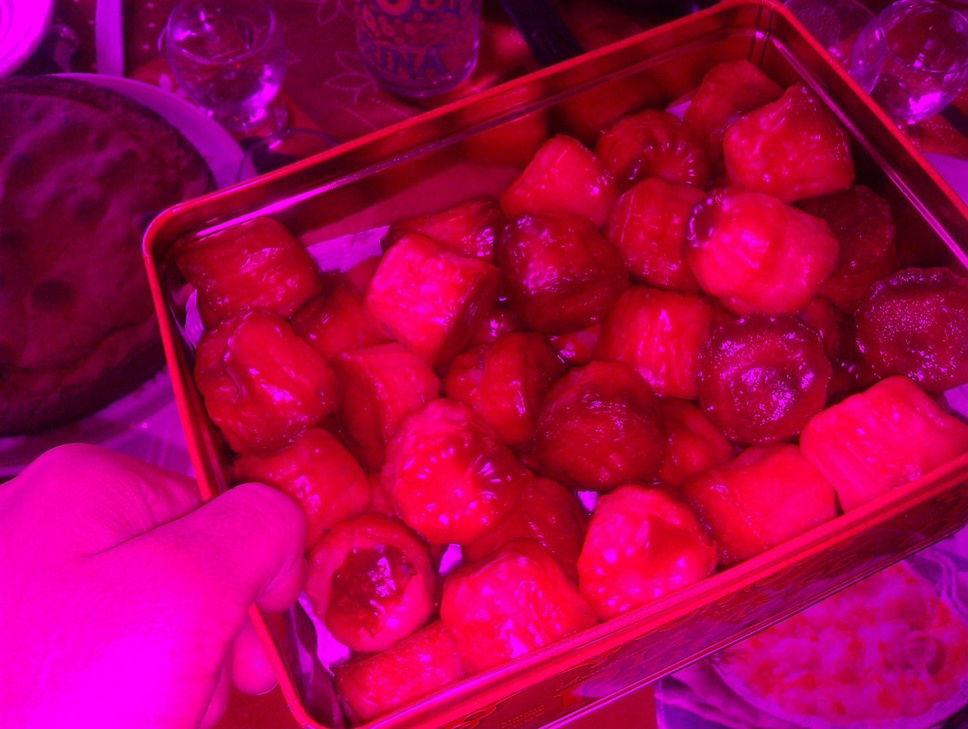
#> input picture IMAG0449_magenta.jpg, 968 x 729 px, shrunk from 2592 x 1952 before the run; the run also reads 1 picture not shown here
$ python 'Mélange final.py'
#> lines starting #> are read from the running program, lines starting #| are printed output that depends on the picture
from PIL import Image
import numpy as np
import os as os
import matplotlib.pyplot as plt
import matplotlib.image as im
os.chdir('C:\\Users\\pierre\\Desktop')
imm=Image.open("IMAG0449_magenta.jpg")
#> imm is the input picture: PIL image 968x729 RGB; mean R, G, B 165.8, 1.3, 74.9
tabm=np.array(imm)
imj=Image.open("IMAG0449_jaune.jpg")
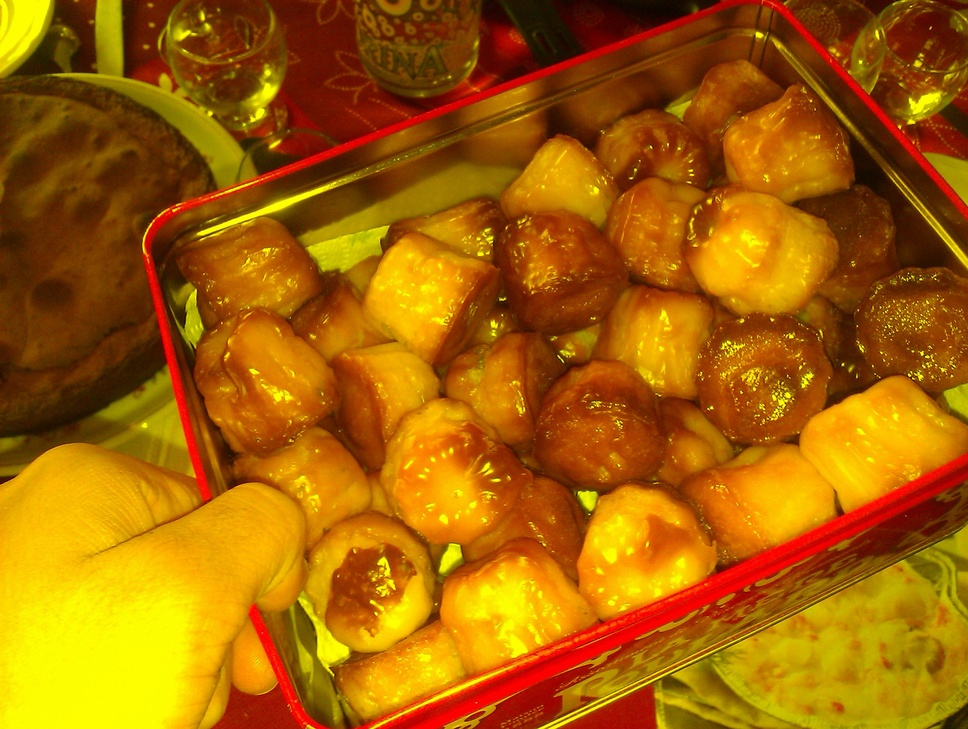
#> input picture IMAG0449_jaune.jpg, 968 x 729 px, shrunk from 2592 x 1952 before the run
#> imj is the input picture: PIL image 968x729 RGB; mean R, G, B 165.6, 98.6, 2.8
tabj=np.array(imj)
imbe=Image.open("IMAG0449_bleu.jpg")
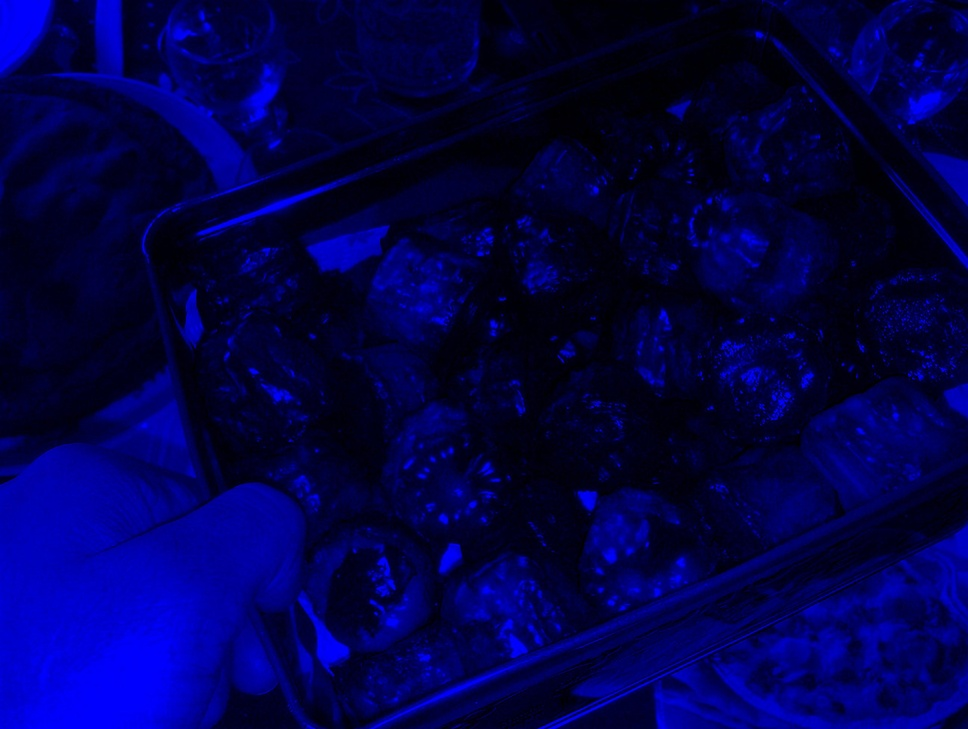
#> input picture IMAG0449_bleu.jpg, 968 x 729 px, shrunk from 2592 x 1952 before the run
#> imbe is the input picture: PIL image 968x729 RGB; mean R, G, B 0.9, 0.6, 74.3
tabbe=np.array(imbe)
imba=Image.open("IMAG0449_blanc.jpg")
tabba=np.array(imba)
imc=Image.open("IMAG0449_cyan.jpg")
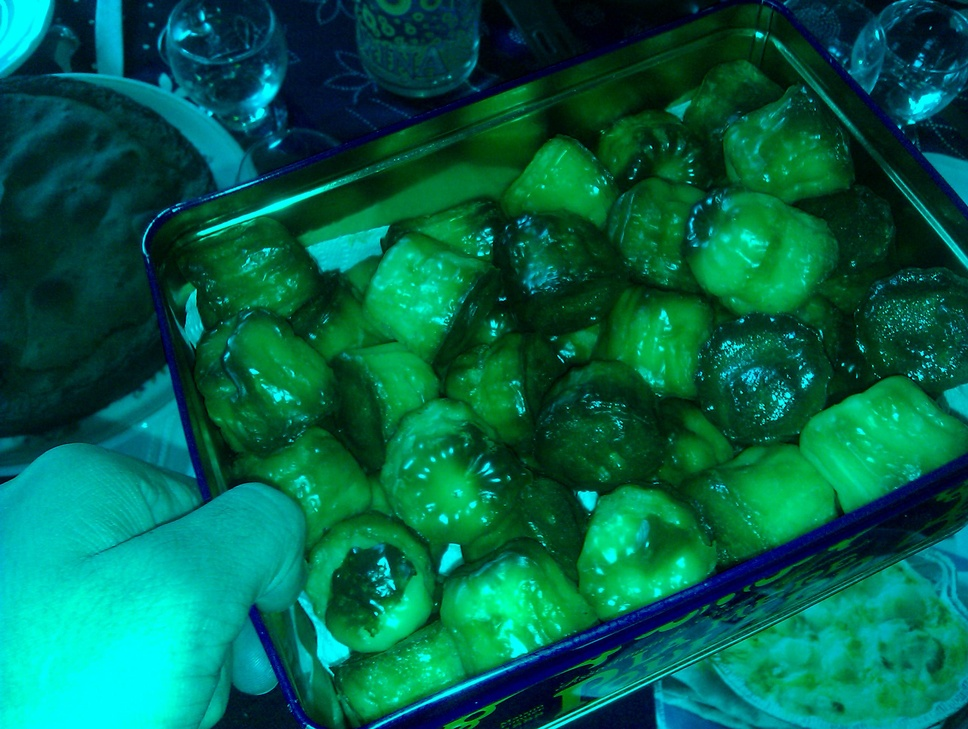
#> input picture IMAG0449_cyan.jpg, 968 x 729 px, shrunk from 2592 x 1952 before the run
#> imc is the input picture: PIL image 968x729 RGB; mean R, G, B 2.4, 98.6, 74.9
tabc=np.array(imc)
imr=Image.open("IMAG0449_rouge.jpg")
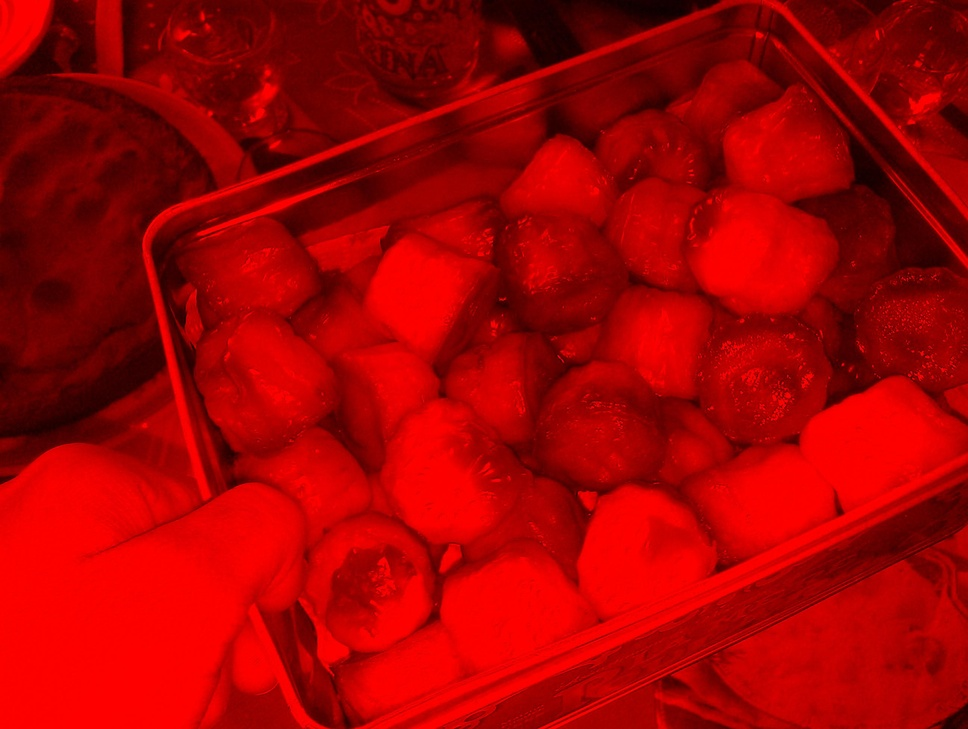
#> input picture IMAG0449_rouge.jpg, 968 x 729 px, shrunk from 2592 x 1952 before the run
#> imr is the input picture: PIL image 968x729 RGB; mean R, G, B 165.3, 1.1, 1.3
tabr=np.array(imr)
#> (the run stopped early here; a loop or call above may not have finished)
